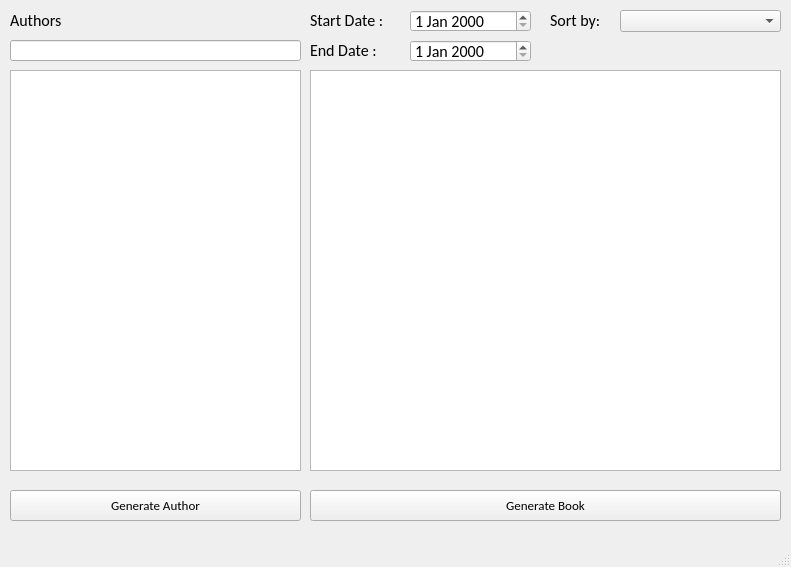
<?xml version="1.0" encoding="UTF-8"?>
<ui version="4.0">
 <class>MainWindow</class>
 <widget class="QMainWindow" name="MainWindow">
  <property name="geometry">
   <rect>
    <x>0</x>
    <y>0</y>
    <width>791</width>
    <height>567</height>
   </rect>
  </property>
  <property name="font">
   <font>
    <family>Calibri</family>
    <pointsize>10</pointsize>
   </font>
  </property>
  <property name="windowTitle">
   <string>MainWindow</string>
  </property>
  <widget class="QWidget" name="centralWidget">
   <widget class="QDateEdit" name="dateStart">
    <property name="geometry">
     <rect>
      <x>410</x>
      <y>10</y>
      <width>121</width>
      <height>22</height>
     </rect>
    </property>
    <property name="font">
     <font>
      <pointsize>12</pointsize>
     </font>
    </property>
   </widget>
   <widget class="QDateEdit" name="dateEnd">
    <property name="geometry">
     <rect>
      <x>410</x>
      <y>40</y>
      <width>121</width>
      <height>22</height>
     </rect>
    </property>
    <property name="font">
     <font>
      <pointsize>12</pointsize>
     </font>
    </property>
   </widget>
   <widget class="QLabel" name="label_1">
    <property name="geometry">
     <rect>
      <x>10</x>
      <y>10</y>
      <width>211</width>
      <height>20</height>
     </rect>
    </property>
    <property name="font">
     <font>
      <pointsize>12</pointsize>
     </font>
    </property>
    <property name="text">
     <string>Authors</string>
    </property>
   </widget>
   <widget class="QLabel" name="label_2">
    <property name="geometry">
     <rect>
      <x>310</x>
      <y>10</y>
      <width>101</width>
      <height>21</height>
     </rect>
    </property>
    <property name="font">
     <font>
      <pointsize>12</pointsize>
     </font>
    </property>
    <property name="text">
     <string>Start Date :</string>
    </property>
    <property name="alignment">
     <set>Qt::AlignLeading|Qt::AlignLeft|Qt::AlignTop</set>
    </property>
   </widget>
   <widget class="QLabel" name="label_3">
    <property name="geometry">
     <rect>
      <x>310</x>
      <y>40</y>
      <width>91</width>
      <height>21</height>
     </rect>
    </property>
    <property name="font">
     <font>
      <pointsize>12</pointsize>
     </font>
    </property>
    <property name="text">
     <string>End Date :</string>
    </property>
    <property name="alignment">
     <set>Qt::AlignLeading|Qt::AlignLeft|Qt::AlignTop</set>
    </property>
   </widget>
   <widget class="QLineEdit" name="searchAuthor">
    <property name="geometry">
     <rect>
      <x>10</x>
      <y>40</y>
      <width>291</width>
      <height>21</height>
     </rect>
    </property>
   </widget>
   <widget class="QPushButton" name="buttonGenerateAuthor">
    <property name="geometry">
     <rect>
      <x>10</x>
      <y>490</y>
      <width>291</width>
      <height>31</height>
     </rect>
    </property>
    <property name="text">
     <string>Generate Author</string>
    </property>
   </widget>
   <widget class="QPushButton" name="buttonGenerateBook">
    <property name="geometry">
     <rect>
      <x>310</x>
      <y>490</y>
      <width>471</width>
      <height>31</height>
     </rect>
    </property>
    <property name="text">
     <string>Generate Book</string>
    </property>
   </widget>
   <widget class="QLabel" name="label_4">
    <property name="geometry">
     <rect>
      <x>550</x>
      <y>10</y>
      <width>71</width>
      <height>21</height>
     </rect>
    </property>
    <property name="font">
     <font>
      <pointsize>12</pointsize>
     </font>
    </property>
    <property name="text">
     <string>Sort by:</string>
    </property>
    <property name="alignment">
     <set>Qt::AlignLeading|Qt::AlignLeft|Qt::AlignTop</set>
    </property>
   </widget>
   <widget class="QComboBox" name="filerMode">
    <property name="geometry">
     <rect>
      <x>620</x>
      <y>10</y>
      <width>161</width>
      <height>22</height>
     </rect>
    </property>
   </widget>
   <widget class="QListWidget" name="authorsList">
    <property name="geometry">
     <rect>
      <x>10</x>
      <y>70</y>
      <width>291</width>
      <height>401</height>
     </rect>
    </property>
   </widget>
   <widget class="QListWidget" name="booksList">
    <property name="geometry">
     <rect>
      <x>310</x>
      <y>70</y>
      <width>471</width>
      <height>401</height>
     </rect>
    </property>
   </widget>
  </widget>
  <widget class="QMenuBar" name="menuBar">
   <property name="geometry">
    <rect>
     <x>0</x>
     <y>0</y>
     <width>791</width>
     <height>20</height>
    </rect>
   </property>
  </widget>
  <widget class="QStatusBar" name="statusBar"/>
 </widget>
 <layoutdefault spacing="6" margin="11"/>
 <resources/>
 <connections/>
</ui>
